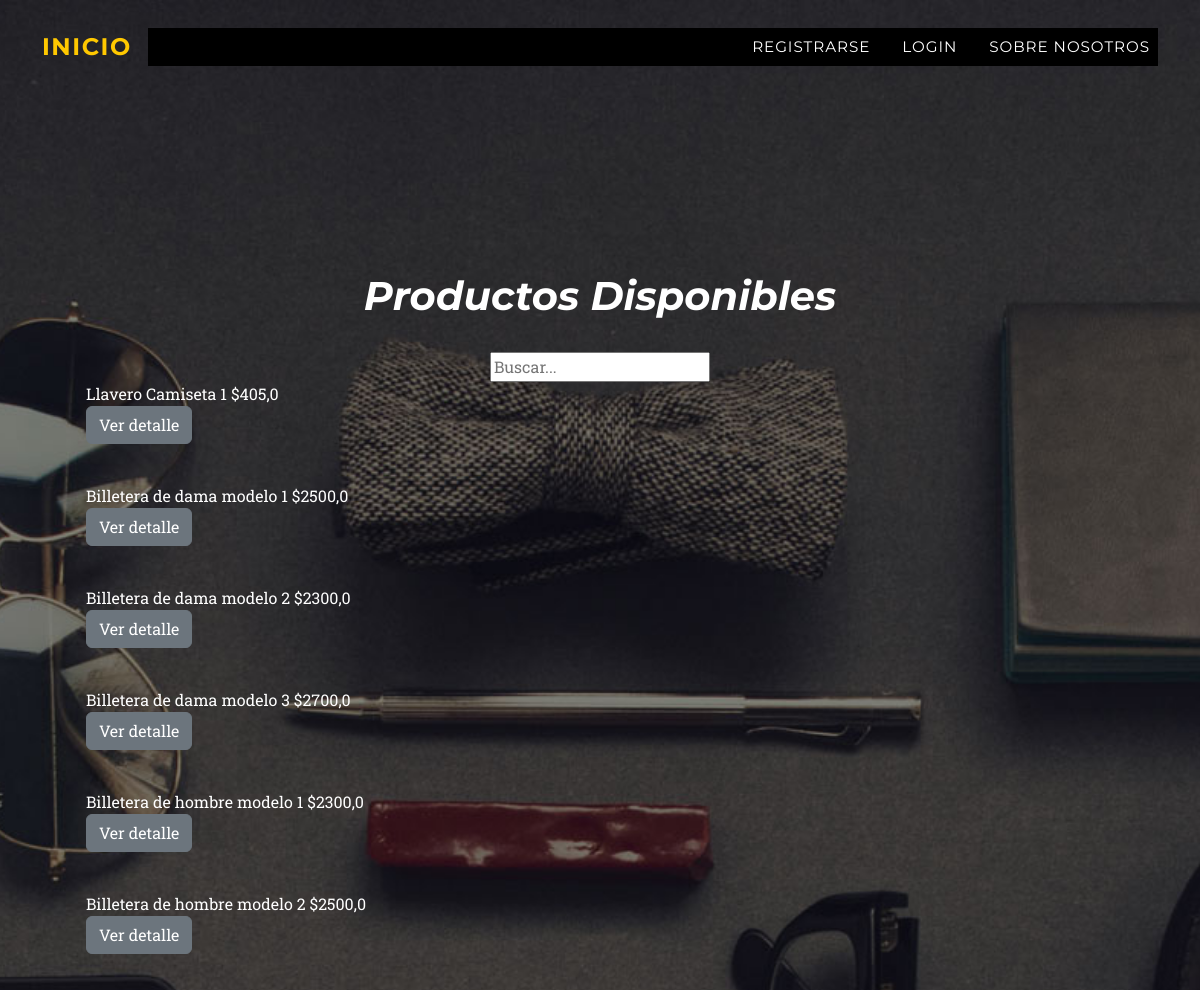
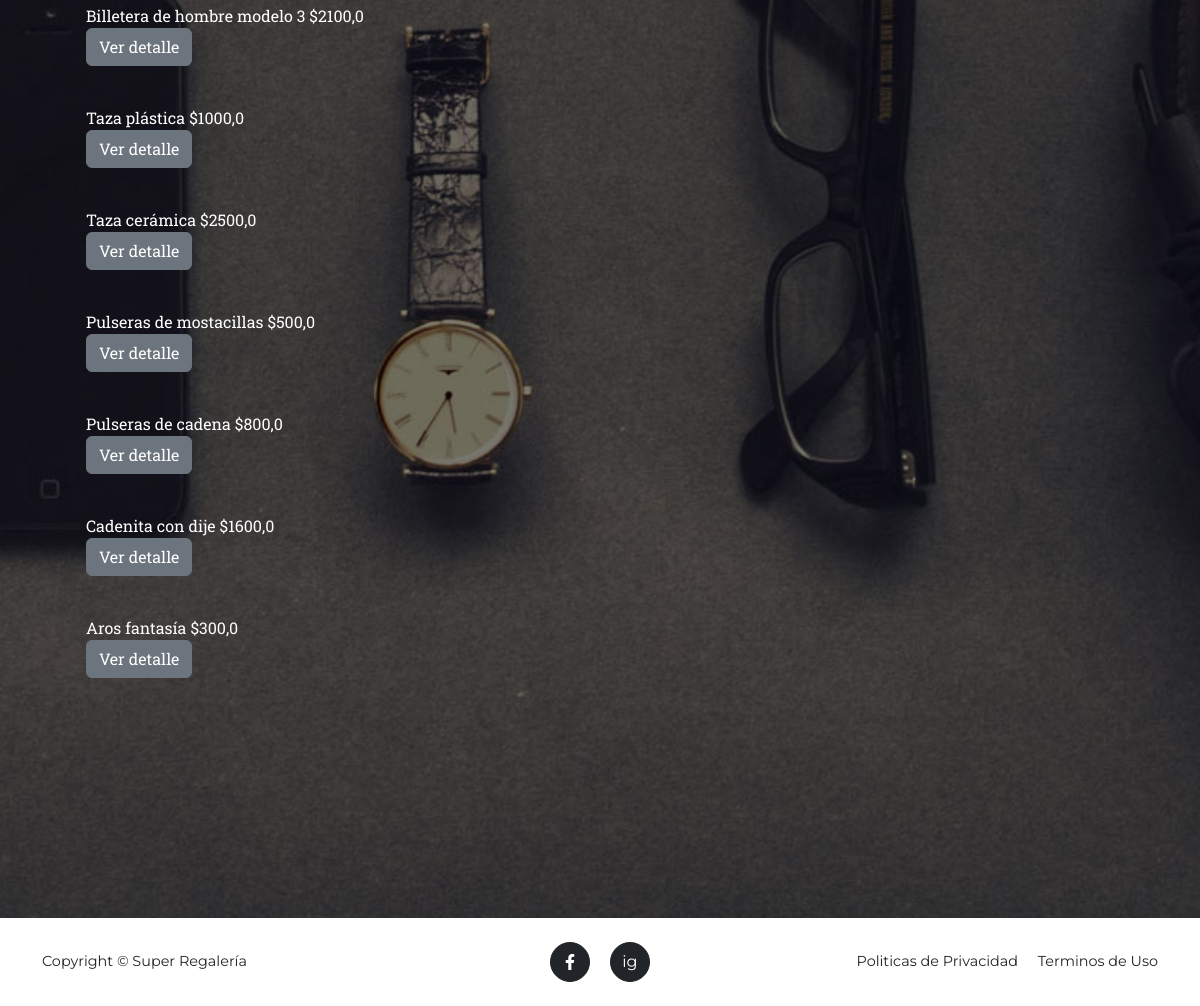
The page /producto/producto/list/ on the database its author committed (2 pictures, top to bottom).
### apps/producto/models.py (models this page shows, shortened)
class Producto (models.Model):
    nombre = models.CharField(max_length=100, blank=False, null=False)
    categoria_id= models.ForeignKey(Categoria, null=False, blank=False, on_delete=models.CASCADE)
    descripcion = models.TextField(max_length=100, blank=True, null=True)
    precio = models.FloatField(blank=False, null=False)
    stock = models.IntegerField(blank=True, null=True)
    personalizable = models.BooleanField(blank=True, null=True)
    imagen = models.ImageField(upload_to='img_productos', blank=True, null=True)

### apps/producto/views.py (the view)
# urls.py: path("producto/list/", ProductoList.as_view(), name="producto_list"),
class ProductoList(ListView):
    model = models.Producto
    def get_queryset(self):
        if self.request.GET.get("consulta"):
            consulta = self.request.GET.get("consulta")
            object_list = models.Producto.objects.filter(nombre__icontains=consulta)
        else:
            object_list = models.Producto.objects.all()
        return object_list

### apps/producto/templates/producto/producto_list.html (shortened to what this page needs)
{% extends 'home/index.html' %}
{% block TITULO_INDEX %}
    <h1>Productos Disponibles</h1>
{% endblock TITULO_INDEX %}
{% block CONTENIDO_INDEX %}
    {% if object_list %}
    <div>
        <form action="{% url 'producto:producto_list' %}" method="get">
            <input type="text" name="consulta" placeholder="Buscar...">
        </form>
    </div>
    {% for object in object_list %}
        <div class="container bg-transparent   text-start  ">
            <ul>
                {{ object.nombre }} ${{ object.precio}}
                <div class="column-gap-2 ">
                    <a href="{% url 'producto:producto_detail' object.id %}" class="btn btn-secondary  btn-sn">Ver detalle</a>
                </div>
            </ul>
        <br>
        </div>
    {% endfor %}
    {% else %}
    <p>no hay productos</p>
    {% endif %}
{% endblock CONTENIDO_INDEX %}

### rows shown on the page
Producto: nombre "Llavero Camiseta 1", precio "405,0"
Producto: nombre "Billetera de dama modelo 1", precio "2500,0"
Producto: nombre "Billetera de dama modelo 2", precio "2300,0"
Producto: nombre "Billetera de dama modelo 3", precio "2700,0"
Producto: nombre "Billetera de hombre modelo 1", precio "2300,0"
Producto: nombre "Billetera de hombre modelo 2", precio "2500,0"
Producto: nombre "Billetera de hombre modelo 3", precio "2100,0"
Producto: nombre "Taza plástica", precio "1000,0"
Producto: nombre "Taza cerámica", precio "2500,0"
Producto: nombre "Pulseras de mostacillas", precio "500,0"
Producto: nombre "Pulseras de cadena", precio "800,0"
Producto: nombre "Cadenita con dije", precio "1600,0"
Producto: nombre "Aros fantasía", precio "300,0"
